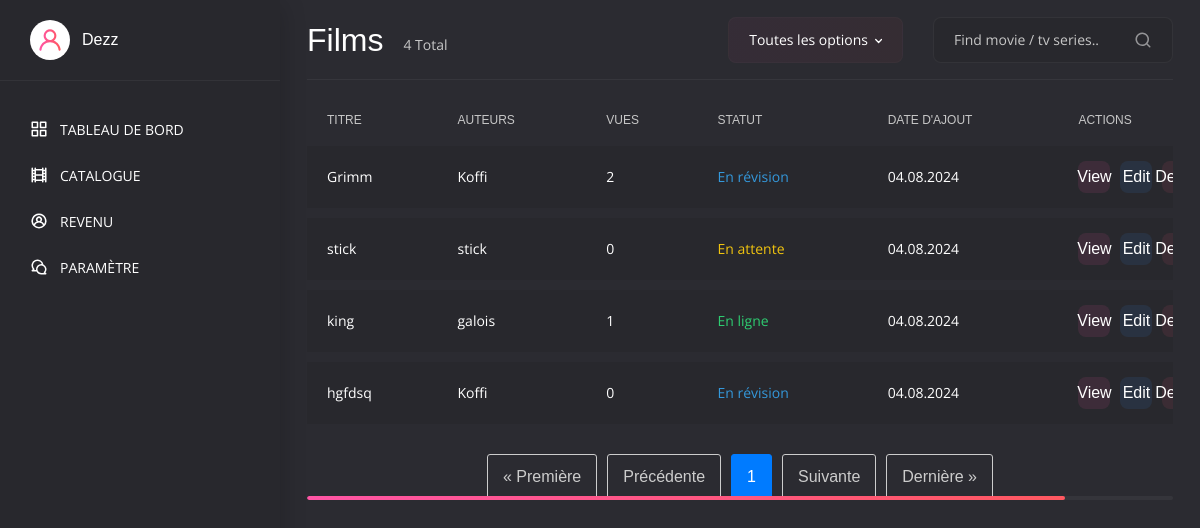
The page /accounts/catalogue/ (signed in) on the database its author committed.
### cinema/models.py (models this page shows, shortened)
class Video(models.Model):
    utilisateur = models.ForeignKey(User, on_delete=models.CASCADE, related_name='videos')
    STATUT_CHOICES = [
        ('en_attente', 'En attente'),
        ('en_ligne', 'En ligne'),
        ('refuse', 'Refusé'),
        ('en_revision', 'En révision'),
    ]
    titre = models.CharField(max_length=255)
    realisateur = models.CharField(max_length=255)
    image_couverture = models.ImageField(upload_to='couvertures/')
    video_complete = models.FileField(upload_to='videos/')
    statut = models.CharField(max_length=15, choices=STATUT_CHOICES, default='en_attente')
    id_eke = models.CharField(max_length=100, unique=True)
    vues = models.PositiveIntegerField(default=0)
    status = models.BooleanField(default=True)
    date_add = models.DateTimeField(auto_now_add=True)
    date_update = models.DateTimeField(auto_now=True)

### accounts/views.py (the view)
# urls.py: path('catalogue/', views.catalogue, name='catalogue'),
@login_required
def catalogue(request):
    user = request.user
    videos = Video.objects.filter(utilisateur=user)  # Utilisez 'utilisateur' ici
    paginator = Paginator(videos, 6)  # Afficher 6 vidéos par page
    page_number = request.GET.get('page')  # Récupérer le numéro de la page à afficher
    page_obj = paginator.get_page(page_number)  # Obtenir la page demandée
    return render(request, 'catalogue.html', {'page_obj': page_obj})

### accounts/templates/catalogue.html (shortened to what this page needs)
{% extends 'base2.html' %}
{% load static %}
{% block content %}
<main class="main">
    <div class="container-fluid">
        <div class="row">
            <div class="col-12">
                <div class="main__title">
                    <h2>Films</h2>
                    <span class="main__title-stat">{{ page_obj.paginator.count }} Total</span>
                    <div class="main__title-wrap">
                        <form action="#" class="main__title-form">
                            <input type="text" placeholder="Find movie / tv series..">
                            <button type="button">
                                <svg xmlns="http://www.w3.org/2000/svg" viewBox="0 0 24 24"><path d="M21.71,20.29,18,16.61A9,9,0,1,0,16.61,18l3.68,3.68a1,1,0,0,0,1.42,0A1,1,0,0,0,21.71,20.29ZM11,18a7,7,0,1,1,7-7A7,7,0,0,1,11,18Z"></path></svg>
                            </button>
                        </form>
                    </div>
                </div>
            </div>
            <div class="col-12">
                <div class="catalog catalog--1">
                    <table class="catalog__table">
                        <thead>
                            <tr>
                                <th>TITRE</th>
                                <th>AUTEURS</th>
                                <th>VUES</th>
                                <th>STATUT</th>
                                <th>DATE D'AJOUT</th>
                                <th>ACTIONS</th>
                            </tr>
                        </thead>
                        <tbody>
                            {% for video in page_obj %}
                                <tr>
                                    <td><div class="catalog__text"><a href="#">{{ video.titre }}</a></div></td>
                                    <td><div class="catalog__text">{{ video.realisateur }}</div></td>
                                    <td><div class="catalog__text">{{ video.vues }}</div></td>
                                    <td><div class="catalog__text {% if video.statut == 'en_attente' %}catalog__text--yellow{% elif video.statut == 'en_ligne' %}catalog__text--green{% elif video.statut == 'refuse' %}catalog__text--red{% elif video.statut == 'en_revision' %}catalog__text--blue{% endif %}">{{ video.get_statut_display }}</div></td>
                                    <td><div class="catalog__text">{{ video.date_add|date:"d.m.Y" }}</div></td>
                                    <td>
                                        <div class="catalog__btns">
                                            <a href="#" class="catalog__btn catalog__btn--view">View</a>
                                            <a href="add-item.html" class="catalog__btn catalog__btn--edit">Edit</a>
                                            <button type="button" data-bs-toggle="modal" class="catalog__btn catalog__btn--delete" data-bs-target="#modal-delete">Delete</button>
                                        </div>
                                    </td>
                                </tr>
                            {% empty %}
                                <tr>
                                    <td colspan="6">No videos found.</td>
                                </tr>
                            {% endfor %}
                        </tbody>
                    </table>
                    <div class="pagination">
                        {% if page_obj.has_previous %}
                            <a href="?page=1">&laquo; Première</a>
                            <a href="?page={{ page_obj.previous_page_number }}">Précédente</a>
                        {% else %}
                            <span class="disabled">&laquo; Première</span>
                            <span class="disabled">Précédente</span>
                        {% endif %}
                        {% for num in page_obj.paginator.page_range %}
                            {% if page_obj.number == num %}
                                <span class="current">{{ num }}</span>
                            {% else %}
                                <a href="?page={{ num }}">{{ num }}</a>
                            {% endif %}
                        {% endfor %}
                        {% if page_obj.has_next %}
                            <a href="?page={{ page_obj.next_page_number }}">Suivante</a>
                            <a href="?page={{ page_obj.paginator.num_pages }}">Dernière &raquo;</a>
                        {% else %}
                            <span class="disabled">Suivante</span>
                            <span class="disabled">Dernière &raquo;</span>
                        {% endif %}
                    </div>
				</div>
			</div>
		</div>
	</div>
</main>
{% endblock %}

### accounts/templates/base2.html (shortened to what this page needs)
{% load static %}
<!DOCTYPE html>
<html lang="en">
<head>
	<link rel="stylesheet" href="{% static 'css/bootstrap.min.css' %}">
	<link rel="stylesheet" href="{% static 'css/slimselect.css' %}">
	<link rel="stylesheet" href="{% static 'css/admin.css' %}">
</head>
<body>
	<div class="sidebar">
		<div class="sidebar__user">
			<div class="sidebar__user-img">
				<img src="{% static 'img/user.svg' %}" alt="">
			</div>
			<div class="sidebar__user-title">
				<p>{{ user.username }}</p>
			</div>
		</div>
		<ul class="sidebar__nav">
			<li class="sidebar__nav-item">
				<a href="{% url 'dashboard' %}" class="sidebar__nav-link "> Tableau de bord</a>
			</li>
			<li class="sidebar__nav-item">
				<a href="{% url 'catalogue' %}" class="sidebar__nav-link"> Catalogue</a>
			</li>
			<li class="sidebar__nav-item">
				<a href="#" class="sidebar__nav-link"> Revenu </a>
			</li>
			<li class="sidebar__nav-item">
				<a href="{% url 'modifier-profil' %}" class="sidebar__nav-link"> Paramètre</a>
			</li>
		</ul>
	</div>
    {% block content %}
    {% endblock %}
</body>
</html>

### accounts/static/css/slimselect.css (style rules this page uses)
:root { --ss-primary-color: #5897fb;--ss-bg-color: #ffffff;--ss-font-color: #4d4d4d;--ss-font-placeholder-color: #8d8d8d;--ss-disabled-color: #dcdee2;--ss-border-color: #dcdee2;--ss-highlight-color: #fffb8c;--ss-success-color: #00b755;--ss-error-color: #dc3545;--ss-main-height: 30px;--ss-content-height: 300px;--ss-spacing-l: 7px;--ss-spacing-m: 5px;--ss-spacing-s: 3px;--ss-animation-timing: 0.2s;--ss-border-radius: 4px }

### accounts/templates/catalogue.html (style rules this page uses)
.catalog__text--yellow { color: #f1c40f; }
.catalog__text--green { color: #2ecc71; }
.catalog__text--blue { color: #3498db; }
.pagination { display: flex; justify-content: center; margin-top: 20px; }
.pagination a, .pagination span { margin: 0 5px; padding: 10px 15px; border: 1px solid #ddd; border-radius: 3px; text-decoration: none; color: #333; }
.pagination .current { background-color: #007bff; color: #fff; border-color: #007bff; }
.pagination .disabled { color: #ccc; border-color: #ccc; pointer-events: none; }

### rows shown on the page
Video: titre "Grimm", realisateur "Koffi", vues "2", statut "En révision", date_add "04.08.2024"
Video: titre "stick", realisateur "stick", vues "0", statut "En attente", date_add "04.08.2024"
Video: titre "king", realisateur "galois", vues "1", statut "En ligne", date_add "04.08.2024"
Video: titre "hgfdsq", realisateur "Koffi", vues "0", statut "En révision", date_add "04.08.2024"

### other values the page prints
{{ user.username }} "Dezz"
{{ page_obj.paginator.count }} "4"
{{ num }} "1"
